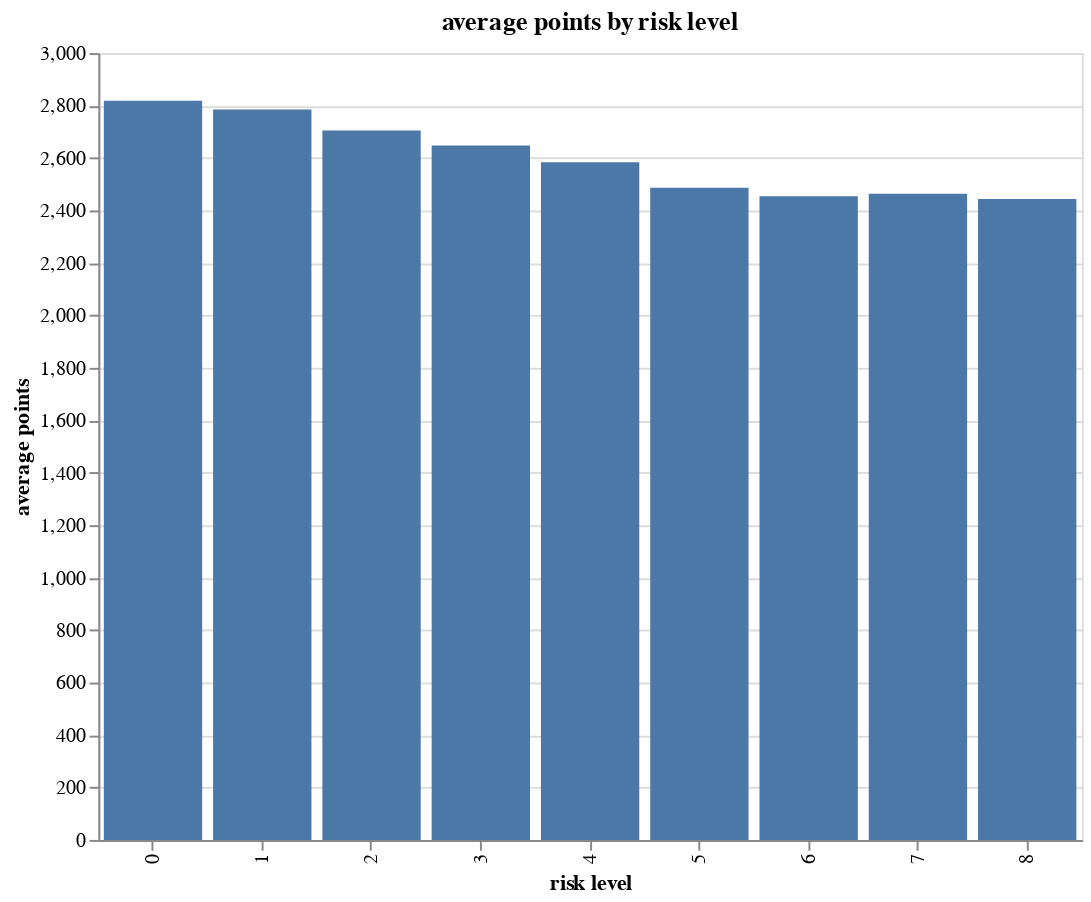

Notebook cell for this chart:
### Code cell
alt.Chart(points_mean).mark_bar().encode(
    x=alt.Y('risk_level:N', title='risk level'),
    y=alt.Y('points', title='average points'),
).properties(
    title='average points by risk level',
    width=500,
    height=400
)

### Figure 1 — Vega-Lite specification as saved in the notebook (floating-point values rounded to 4 significant figures)
{"config": {"view": {"continuousWidth": 300, "continuousHeight": 300}}, "data": {"name": "data-e0f441db4c383a1217a0f79716b0128c"}, "mark": {"type": "bar"}, "encoding": {"x": {"field": "risk_level", "title": "risk level", "type": "nominal"}, "y": {"field": "points", "title": "average points", "type": "quantitative"}}, "height": 400, "title": "average points by risk level", "width": 500, "$schema": "https://vega.github.io/schema/vega-lite/v5.14.1.json", "datasets": {"data-e0f441db4c383a1217a0f79716b0128c": [{"risk_level": 0.0, "points": 2818.0}, {"risk_level": 1.0, "points": 2785.0}, {"risk_level": 2.0, "points": 2705.0}, {"risk_level": 3.0, "points": 2648.0}, {"risk_level": 4.0, "points": 2584.0}, {"risk_level": 5.0, "points": 2486.0}, {"risk_level": 6.0, "points": 2454.0}, {"risk_level": 7.0, "points": 2464.0}, {"risk_level": 8.0, "points": 2444.0}]}}
